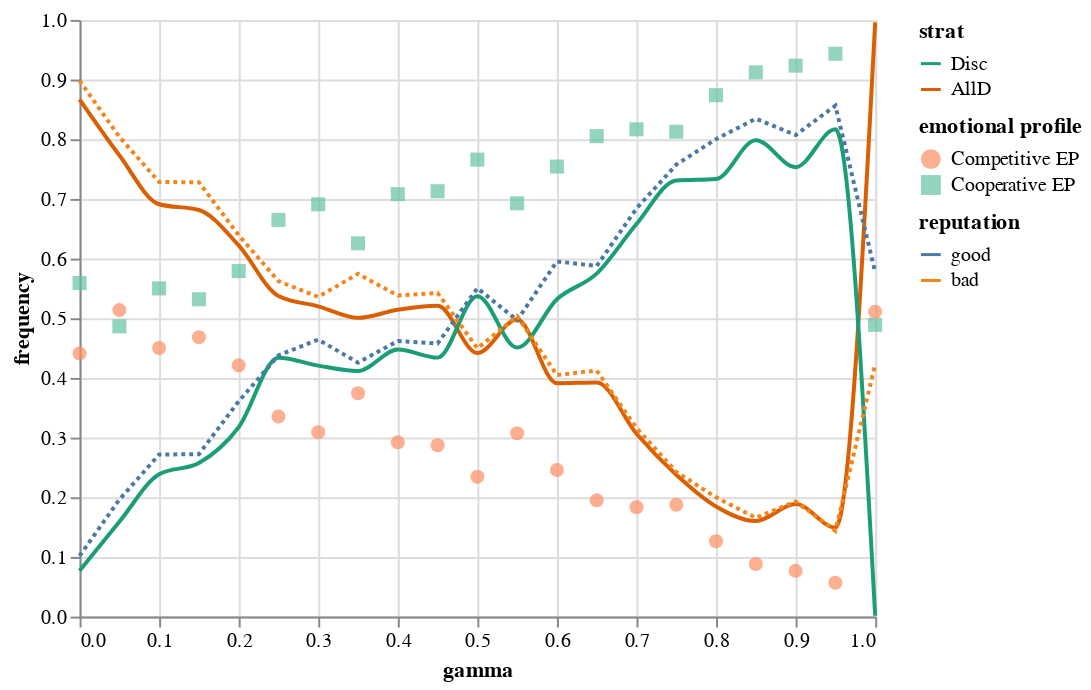

Source (notebook cell):
### Code cell
(strat_chart + eps_chart + reps_chart).resolve_scale(color='independent', shape='independent')

### Figure 1 — Vega-Lite specification as saved in the notebook (floating-point values rounded to 4 significant figures)
{"config": {"view": {"continuousWidth": 400, "continuousHeight": 300}}, "layer": [{"data": {"name": "data-4442160ba141e9fbeaecd7beabc49964"}, "mark": {"type": "line", "interpolate": "monotone"}, "encoding": {"color": {"field": "strat", "scale": {"scheme": "dark2"}, "sort": "descending", "type": "nominal"}, "x": {"field": "gamma", "type": "quantitative"}, "y": {"field": "frequency", "type": "quantitative"}}}, {"data": {"name": "data-d4c8c5ae92eaac3ba71203ace8d48f26"}, "mark": {"type": "point", "filled": true, "size": 50}, "encoding": {"color": {"field": "emotional profile", "scale": {"scheme": "set2"}, "sort": "descending", "type": "nominal"}, "shape": {"field": "emotional profile", "type": "nominal"}, "x": {"field": "gamma", "type": "quantitative"}, "y": {"field": "frequency", "type": "quantitative"}}}, {"data": {"name": "data-df10d9b62634ec98cd6557e85c0103ad"}, "mark": {"type": "line", "strokeDash": [2, 2]}, "encoding": {"color": {"field": "reputation", "sort": "descending", "type": "nominal"}, "x": {"field": "gamma", "type": "quantitative"}, "y": {"field": "frequency", "type": "quantitative"}}}], "resolve": {"scale": {"color": "independent", "shape": "independent"}}, "$schema": "https://vega.github.io/schema/vega-lite/v4.17.0.json", "datasets": {"data-4442160ba141e9fbeaecd7beabc49964": [{"gamma": 0.0, "strat": "AllD", "frequency": 0.8668}, {"gamma": 0.05, "strat": "AllD", "frequency": 0.7732}, {"gamma": 0.1, "strat": "AllD", "frequency": 0.691}, {"gamma": 0.15, "strat": "AllD", "frequency": 0.6814}, {"gamma": 0.2, "strat": "AllD", "frequency": 0.622}, {"gamma": 0.25, "strat": "AllD", "frequency": 0.5372}, {"gamma": 0.3, "strat": "AllD", "frequency": 0.52}, {"gamma": 0.35, "strat": "AllD", "frequency": 0.5006}, {"gamma": 0.4, "strat": "AllD", "frequency": 0.5142}, {"gamma": 0.45, "strat": "AllD", "frequency": 0.5208}, {"gamma": 0.5, "strat": "AllD", "frequency": 0.4418}, {"gamma": 0.55, "strat": "AllD", "frequency": 0.498}, {"gamma": 0.6, "strat": "AllD", "frequency": 0.3912}, {"gamma": 0.65, "strat": "AllD", "frequency": 0.3922}, {"gamma": 0.7, "strat": "AllD", "frequency": 0.3064}, {"gamma": 0.75, "strat": "AllD", "frequency": 0.2378}, {"gamma": 0.8, "strat": "AllD", "frequency": 0.1846}, {"gamma": 0.85, "strat": "AllD", "frequency": 0.1602}, {"gamma": 0.9, "strat": "AllD", "frequency": 0.1888}, {"gamma": 0.95, "strat": "AllD", "frequency": 0.1492}, {"gamma": 1.0, "strat": "AllD", "frequency": 0.9958}, {"gamma": 0.0, "strat": "Disc", "frequency": 0.0768}, {"gamma": 0.05, "strat": "Disc", "frequency": 0.1588}, {"gamma": 0.1, "strat": "Disc", "frequency": 0.2386}, {"gamma": 0.15, "strat": "Disc", "frequency": 0.2574}, {"gamma": 0.2, "strat": "Disc", "frequency": 0.3174}, {"gamma": 0.25, "strat": "Disc", "frequency": 0.4338}, {"gamma": 0.3, "strat": "Disc", "frequency": 0.4206}, {"gamma": 0.35, "strat": "Disc", "frequency": 0.4116}, {"gamma": 0.4, "strat": "Disc", "frequency": 0.4476}, {"gamma": 0.45, "strat": "Disc", "frequency": 0.434}, {"gamma": 0.5, "strat": "Disc", "frequency": 0.537}, {"gamma": 0.55, "strat": "Disc", "frequency": 0.4508}, {"gamma": 0.6, "strat": "Disc", "frequency": 0.5318}, {"gamma": 0.65, "strat": "Disc", "frequency": 0.5748}, {"gamma": 0.7, "strat": "Disc", "frequency": 0.6578}, {"gamma": 0.75, "strat": "Disc", "frequency": 0.7308}, {"gamma": 0.8, "strat": "Disc", "frequency": 0.7334}, {"gamma": 0.85, "strat": "Disc", "frequency": 0.7984}, {"gamma": 0.9, "strat": "Disc", "frequency": 0.7532}, {"gamma": 0.95, "strat": "Disc", "frequency": 0.8166}, {"gamma": 1.0, "strat": "Disc", "frequency": 0.0014}], "data-d4c8c5ae92eaac3ba71203ace8d48f26": [{"gamma": 0.0, "emotional profile": "Cooperative EP", "frequency": 0.559}, {"gamma": 0.05, "emotional profile": "Cooperative EP", "frequency": 0.4864}, {"gamma": 0.1, "emotional profile": "Cooperative EP", "frequency": 0.55}, {"gamma": 0.15, "emotional profile": "Cooperative EP", "frequency": 0.5318}, {"gamma": 0.2, "emotional profile": "Cooperative EP", "frequency": 0.579}, {"gamma": 0.25, "emotional profile": "Cooperative EP", "frequency": 0.6648}, {"gamma": 0.3, "emotional profile": "Cooperative EP", "frequency": 0.691}, {"gamma": 0.35, "emotional profile": "Cooperative EP", "frequency": 0.6256}, {"gamma": 0.4, "emotional profile": "Cooperative EP", "frequency": 0.708}, {"gamma": 0.45, "emotional profile": "Cooperative EP", "frequency": 0.7128}, {"gamma": 0.5, "emotional profile": "Cooperative EP", "frequency": 0.7658}, {"gamma": 0.55, "emotional profile": "Cooperative EP", "frequency": 0.6926}, {"gamma": 0.6, "emotional profile": "Cooperative EP", "frequency": 0.7542}, {"gamma": 0.65, "emotional profile": "Cooperative EP", "frequency": 0.8052}, {"gamma": 0.7, "emotional profile": "Cooperative EP", "frequency": 0.8166}, {"gamma": 0.75, "emotional profile": "Cooperative EP", "frequency": 0.8126}, {"gamma": 0.8, "emotional profile": "Cooperative EP", "frequency": 0.8738}, {"gamma": 0.85, "emotional profile": "Cooperative EP", "frequency": 0.912}, {"gamma": 0.9, "emotional profile": "Cooperative EP", "frequency": 0.9234}, {"gamma": 0.95, "emotional profile": "Cooperative EP", "frequency": 0.9432}, {"gamma": 1.0, "emotional profile": "Cooperative EP", "frequency": 0.489}, {"gamma": 0.0, "emotional profile": "Competitive EP", "frequency": 0.441}, {"gamma": 0.05, "emotional profile": "Competitive EP", "frequency": 0.5136}, {"gamma": 0.1, "emotional profile": "Competitive EP", "frequency": 0.45}, {"gamma": 0.15, "emotional profile": "Competitive EP", "frequency": 0.4682}, {"gamma": 0.2, "emotional profile": "Competitive EP", "frequency": 0.421}, {"gamma": 0.25, "emotional profile": "Competitive EP", "frequency": 0.3352}, {"gamma": 0.3, "emotional profile": "Competitive EP", "frequency": 0.309}, {"gamma": 0.35, "emotional profile": "Competitive EP", "frequency": 0.3744}, {"gamma": 0.4, "emotional profile": "Competitive EP", "frequency": 0.292}, {"gamma": 0.45, "emotional profile": "Competitive EP", "frequency": 0.2872}, {"gamma": 0.5, "emotional profile": "Competitive EP", "frequency": 0.2342}, {"gamma": 0.55, "emotional profile": "Competitive EP", "frequency": 0.3074}, {"gamma": 0.6, "emotional profile": "Competitive EP", "frequency": 0.2458}, {"gamma": 0.65, "emotional profile": "Competitive EP", "frequency": 0.1948}, {"gamma": 0.7, "emotional profile": "Competitive EP", "frequency": 0.1834}, {"gamma": 0.75, "emotional profile": "Competitive EP", "frequency": 0.1874}, {"gamma": 0.8, "emotional profile": "Competitive EP", "frequency": 0.1262}, {"gamma": 0.85, "emotional profile": "Competitive EP", "frequency": 0.088}, {"gamma": 0.9, "emotional profile": "Competitive EP", "frequency": 0.0766}, {"gamma": 0.95, "emotional profile": "Competitive EP", "frequency": 0.0568}, {"gamma": 1.0, "emotional profile": "Competitive EP", "frequency": 0.511}], "data-df10d9b62634ec98cd6557e85c0103ad": [{"gamma": 0.0, "reputation": "good", "frequency": 0.1018}, {"gamma": 0.05, "reputation": "good", "frequency": 0.196}, {"gamma": 0.1, "reputation": "good", "frequency": 0.2716}, {"gamma": 0.15, "reputation": "good", "frequency": 0.2722}, {"gamma": 0.2, "reputation": "good", "frequency": 0.3608}, {"gamma": 0.25, "reputation": "good", "frequency": 0.4378}, {"gamma": 0.3, "reputation": "good", "frequency": 0.4642}, {"gamma": 0.35, "reputation": "good", "frequency": 0.4256}, {"gamma": 0.4, "reputation": "good", "frequency": 0.462}, {"gamma": 0.45, "reputation": "good", "frequency": 0.4576}, {"gamma": 0.5, "reputation": "good", "frequency": 0.5504}, {"gamma": 0.55, "reputation": "good", "frequency": 0.4966}, {"gamma": 0.6, "reputation": "good", "frequency": 0.5952}, {"gamma": 0.65, "reputation": "good", "frequency": 0.5876}, {"gamma": 0.7, "reputation": "good", "frequency": 0.684}, {"gamma": 0.75, "reputation": "good", "frequency": 0.7574}, {"gamma": 0.8, "reputation": "good", "frequency": 0.8002}, {"gamma": 0.85, "reputation": "good", "frequency": 0.8344}, {"gamma": 0.9, "reputation": "good", "frequency": 0.807}, {"gamma": 0.95, "reputation": "good", "frequency": 0.8562}, {"gamma": 1.0, "reputation": "good", "frequency": 0.5776}, {"gamma": 0.0, "reputation": "bad", "frequency": 0.8982}, {"gamma": 0.05, "reputation": "bad", "frequency": 0.804}, {"gamma": 0.1, "reputation": "bad", "frequency": 0.7284}, {"gamma": 0.15, "reputation": "bad", "frequency": 0.7278}, {"gamma": 0.2, "reputation": "bad", "frequency": 0.6392}, {"gamma": 0.25, "reputation": "bad", "frequency": 0.5622}, {"gamma": 0.3, "reputation": "bad", "frequency": 0.5358}, {"gamma": 0.35, "reputation": "bad", "frequency": 0.5744}, {"gamma": 0.4, "reputation": "bad", "frequency": 0.538}, {"gamma": 0.45, "reputation": "bad", "frequency": 0.5424}, {"gamma": 0.5, "reputation": "bad", "frequency": 0.4496}, {"gamma": 0.55, "reputation": "bad", "frequency": 0.5034}, {"gamma": 0.6, "reputation": "bad", "frequency": 0.4048}, {"gamma": 0.65, "reputation": "bad", "frequency": 0.4124}, {"gamma": 0.7, "reputation": "bad", "frequency": 0.316}, {"gamma": 0.75, "reputation": "bad", "frequency": 0.2426}, {"gamma": 0.8, "reputation": "bad", "frequency": 0.1998}, {"gamma": 0.85, "reputation": "bad", "frequency": 0.1656}, {"gamma": 0.9, "reputation": "bad", "frequency": 0.193}, {"gamma": 0.95, "reputation": "bad", "frequency": 0.1438}, {"gamma": 1.0, "reputation": "bad", "frequency": 0.4224}]}}
